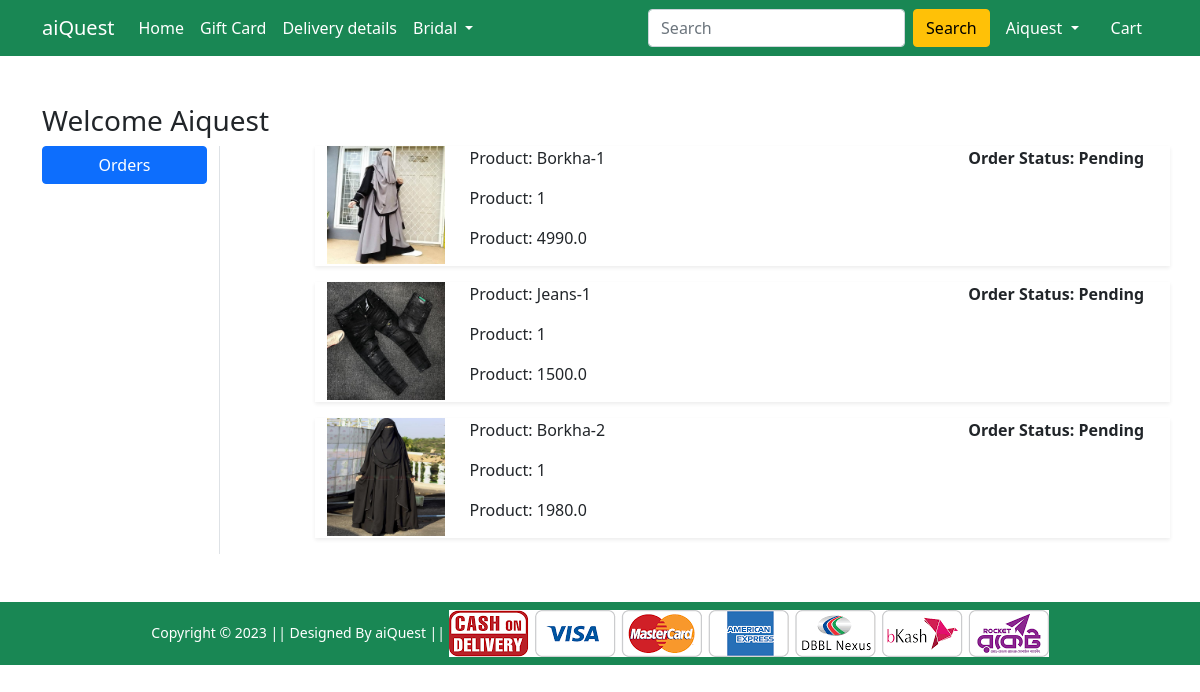
Screenshot of /orders/ (signed in) with the database file from the repository.
### Shop/models.py (models this page shows, shortened)
class OrderPlaced(models.Model):
    user = models.ForeignKey(User, on_delete=models.CASCADE)
    customer = models.ForeignKey(Customer, on_delete=models.CASCADE)
    product = models.ForeignKey(Product, on_delete=models.CASCADE)
    quantity = models.PositiveIntegerField(default=1)
    ordered_date = models.DateTimeField(auto_now_add=True)
    status = models.CharField(max_length=50, choices=STATUS_CHOICE, default='Pending')
    @property
    def total_cost(self):
        return self.quantity * self.product.discounted_price

class Product(models.Model):
    title = models.CharField(max_length=100)
    selling_price = models.FloatField()
    discounted_price = models.FloatField()
    description = models.TextField()
    brand = models.CharField(max_length=100)
    category = models.CharField(choices=CATEGORY_CHOICES,max_length=2)
    product_image = models.ImageField(upload_to='productimg')

### Shop/views.py (the view)
# urls.py: path('orders/', views.orders, name='orders'),
@login_required
def orders(request):
 op = OrderPlaced.objects.filter(user=request.user)
 return render(request, 'Shop/orders.html', {'order_placed':op})

### Shop/templates/Shop/orders.html (shortened to what this page needs)
{% extends 'Shop/base.html' %}
{% load static %}
{% block main-content %}
<div class="container my-5">
    <div class="row">
        <h3>Welcome <span class="text-capitalize">{{request.user}}</span></h3>
        <div class="col-sm-2 border-end">
            <ul class="list-unstyled">
                <li class="d-grid"><a href="{% url 'orders' %}" class="btn btn-primary">Orders</a></li>
            </ul>
        </div>
        <div class="col-sm-9 offset-sm-1">
            {% for op in order_placed %}
            <div class="row shadow-sm mb-3">
                <div class="col-sm-2">
                    <img src="{{op.product.product_image.url}}" alt="" srcset="" class="img-fluid" height="150"
                        width="150">
                </div>
                <div class="col-sm-7">
                    <p>Product: {{op.product.title}}</p>
                    <p>Product: {{op.quantity}}</p>
                    <p>Product: {{op.total_cost}}</p>
                </div>
                <div class="col-sm-3 fw-bold">
                    <p>Order Status: {{op.status}}</p>
                </div>
            </div>
            {% endfor %}
        </div>
    </div>
</div>
{% endblock main-content %}

### Shop/templates/Shop/base.html (shortened to what this page needs)
<!doctype html>
{% load static %}
<html lang="en">
<head>
    <link href="https://cdn.jsdelivr.net/npm/bootstrap@5.0.0-beta1/dist/css/bootstrap.min.css" rel="stylesheet"
>
    <link rel="stylesheet" href="{% static 'Shop/css/owl.carousel.min.css' %}">
    <link rel="stylesheet" href="{% static 'Shop/css/all.min.css' %}">
    <link rel="stylesheet" href="{% static 'Shop/css/style.css' %}">
</head>
<body>
    <nav class="navbar navbar-expand-lg navbar-dark bg-success">
        <div class="container">
            <a class="navbar-brand" href="/">aiQuest</a>
            <div class="collapse navbar-collapse" id="navbarSupportedContent">
                <ul class="navbar-nav me-auto mb-2 mb-lg-0">
                    <li class="nav-item">
                        <a class="nav-link active" aria-current="page" href="/">Home</a>
                    </li>
                    <li class="nav-item">
                        <a class="nav-link active" aria-current="page" href="#">Gift Card</a>
                    </li>
                    <li class="nav-item">
                        <a class="nav-link active" aria-current="page" href="#">Delivery details</a>
                    </li>
                    <li class="nav-item dropdown">
                        <a class="nav-link dropdown-toggle text-white" href="#" id="electronicsDropdown" role="button"
                            data-bs-toggle="dropdown" aria-expanded="false">
                            Bridal
                        </a>
                    </li>
                </ul>
                <form class="d-flex">
                    <input class="form-control me-2" type="search" placeholder="Search" aria-label="Search">
                    <button class="btn btn-warning" type="submit">Search</button>
                </form>
                <div>
                    <ul class="navbar-nav me-auto mb-2 mb-lg-0">
                        {% if request.user.is_authenticated %}
                        <li class="nav-item dropdown mx-2">
                            <a class="nav-link dropdown-toggle text-white" href="#" id="profileDropdown" role="button"
                                data-bs-toggle="dropdown" aria-expanded="false">
                                {{request.user.username|capfirst}}
                            </a>
                        </li>
                        <li class="nav-item mx-2">
                            <a href="{% url 'showcart' %}" class="nav-link text-white"> Cart </a>
                        </li>
                        {% endif %}
                    </ul>
                </div>
            </div>
        </div>
    </nav>
    {% block main-content %} {% endblock main-content %}
    <footer class="container-fluid bg-success text-center p-2 mt-5">
        <small class="text-white">Copyright &copy; 2023 || Designed By aiQuest || </small>
        <img src="{% static 'Shop/images/paymentlogo.png' %}" alt="" srcset="" class="img-fluid" height="2px">
    </footer>
</body>
</html>

### rows the page displays
OrderPlaced: product.product_image (picture), product "Borkha-1", quantity "1", total_cost "4990.0", status "Pending"
OrderPlaced: product.product_image (picture), product "Jeans-1", quantity "1", total_cost "1500.0", status "Pending"
OrderPlaced: product.product_image (picture), product "Borkha-2", quantity "1", total_cost "1980.0", status "Pending"

### other values shown
{{ request.user.username|capfirst }} "Aiquest"
{{ request.user }} "Aiquest"
